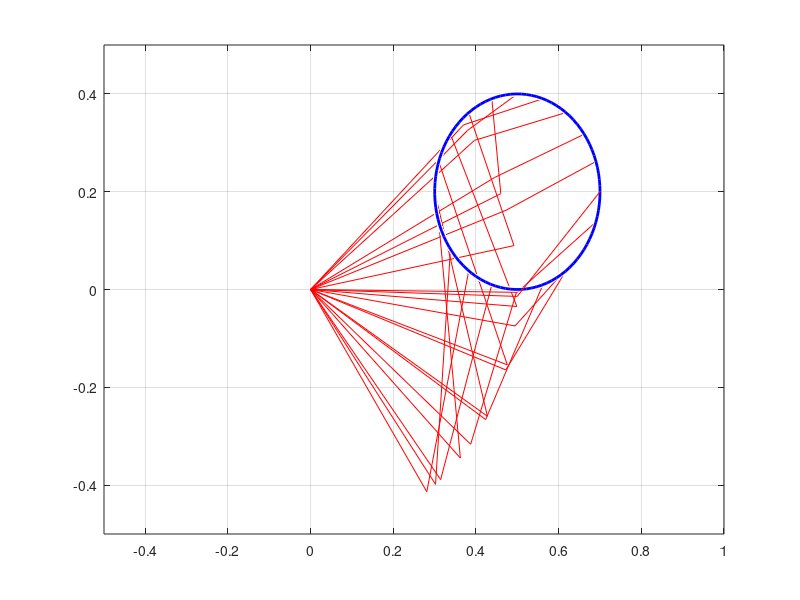

This chart was generated by the following MATLAB code:
function []=su_14_3()
clear all;
close all;
clc;

l1=0.5; l2=0.5; %링크 길이 
r=0.2;
T=2; dt=0.1; TT=T/dt;
%각속도 변화
for t=1:TT/4
    d_q(t)=0.5*t;
    d_q(t+5)=1;
    d_q(t+10)=1;
    d_q(t+15)=-0.5*t;
end
%end-effector 위치
for t=1:TT
    th(t)=2*pi*(t)/TT;
    p_c(t,:)=[0.5+r*cos(th(t)) 0.2+r*sin(th(t))]; %원
end
% 역기구학 수식
for t=1:TT
    c_c(t,2)=(p_c(t,1)^2+p_c(t,2)^2-l1^2-l2^2)/(2*l1*l2);
    s_c(t,2)=sqrt(c_c(t,2)^2);
    c_c(t,1)=(((l1+l2*c_c(t,2))*p_c(t,1)+l2*s_c(t,2)*p_c(t,2))/(p_c(t,1)^2+p_c(t,2)^2));
    s_c(t,1)=(((l1+l2*c_c(t,2))*p_c(t,2)-l2*s_c(t,2)*p_c(t,1))/(p_c(t,1)^2+p_c(t,2)^2));
end
% theta1 theta2 
for t=1:TT
    q_c(t,2)=atan2(s_c(t,2)*pi/180,c_c(t,2)*pi/180)+d_q(t)*dt;
    q_c(t,1)=atan2(s_c(t,1)*pi/180,c_c(t,1)*pi/180)+d_q(t)*dt;
end
%end-effector 원 그래프
for t=1:TT
     figure(1)
     p1x_c(t,1)=l1*cos(q_c(t,1));
     p1y_c(t,1)=l1*sin(q_c(t,1));
     p2x_c(t,2)=p1x_c(t,1)+l2*cos(q_c(t,1)+q_c(t,2));
     p2y_c(t,2)=p1y_c(t,1)+l2*sin(q_c(t,1)+q_c(t,2));
     rx1_c=[0,p1x_c(t,1),p_c(t,1)];
     ry1_c=[0,p1y_c(t,1),p_c(t,2)];
     viscircles([0.5,0.2],0.2,'color','b')
     h2=plot(rx1_c,ry1_c,'color','r');
     hold on
     grid on;
     axis([-0.5 1 -0.5 0.5]);
     drawnow;
%      delete(h2);
end
end
     